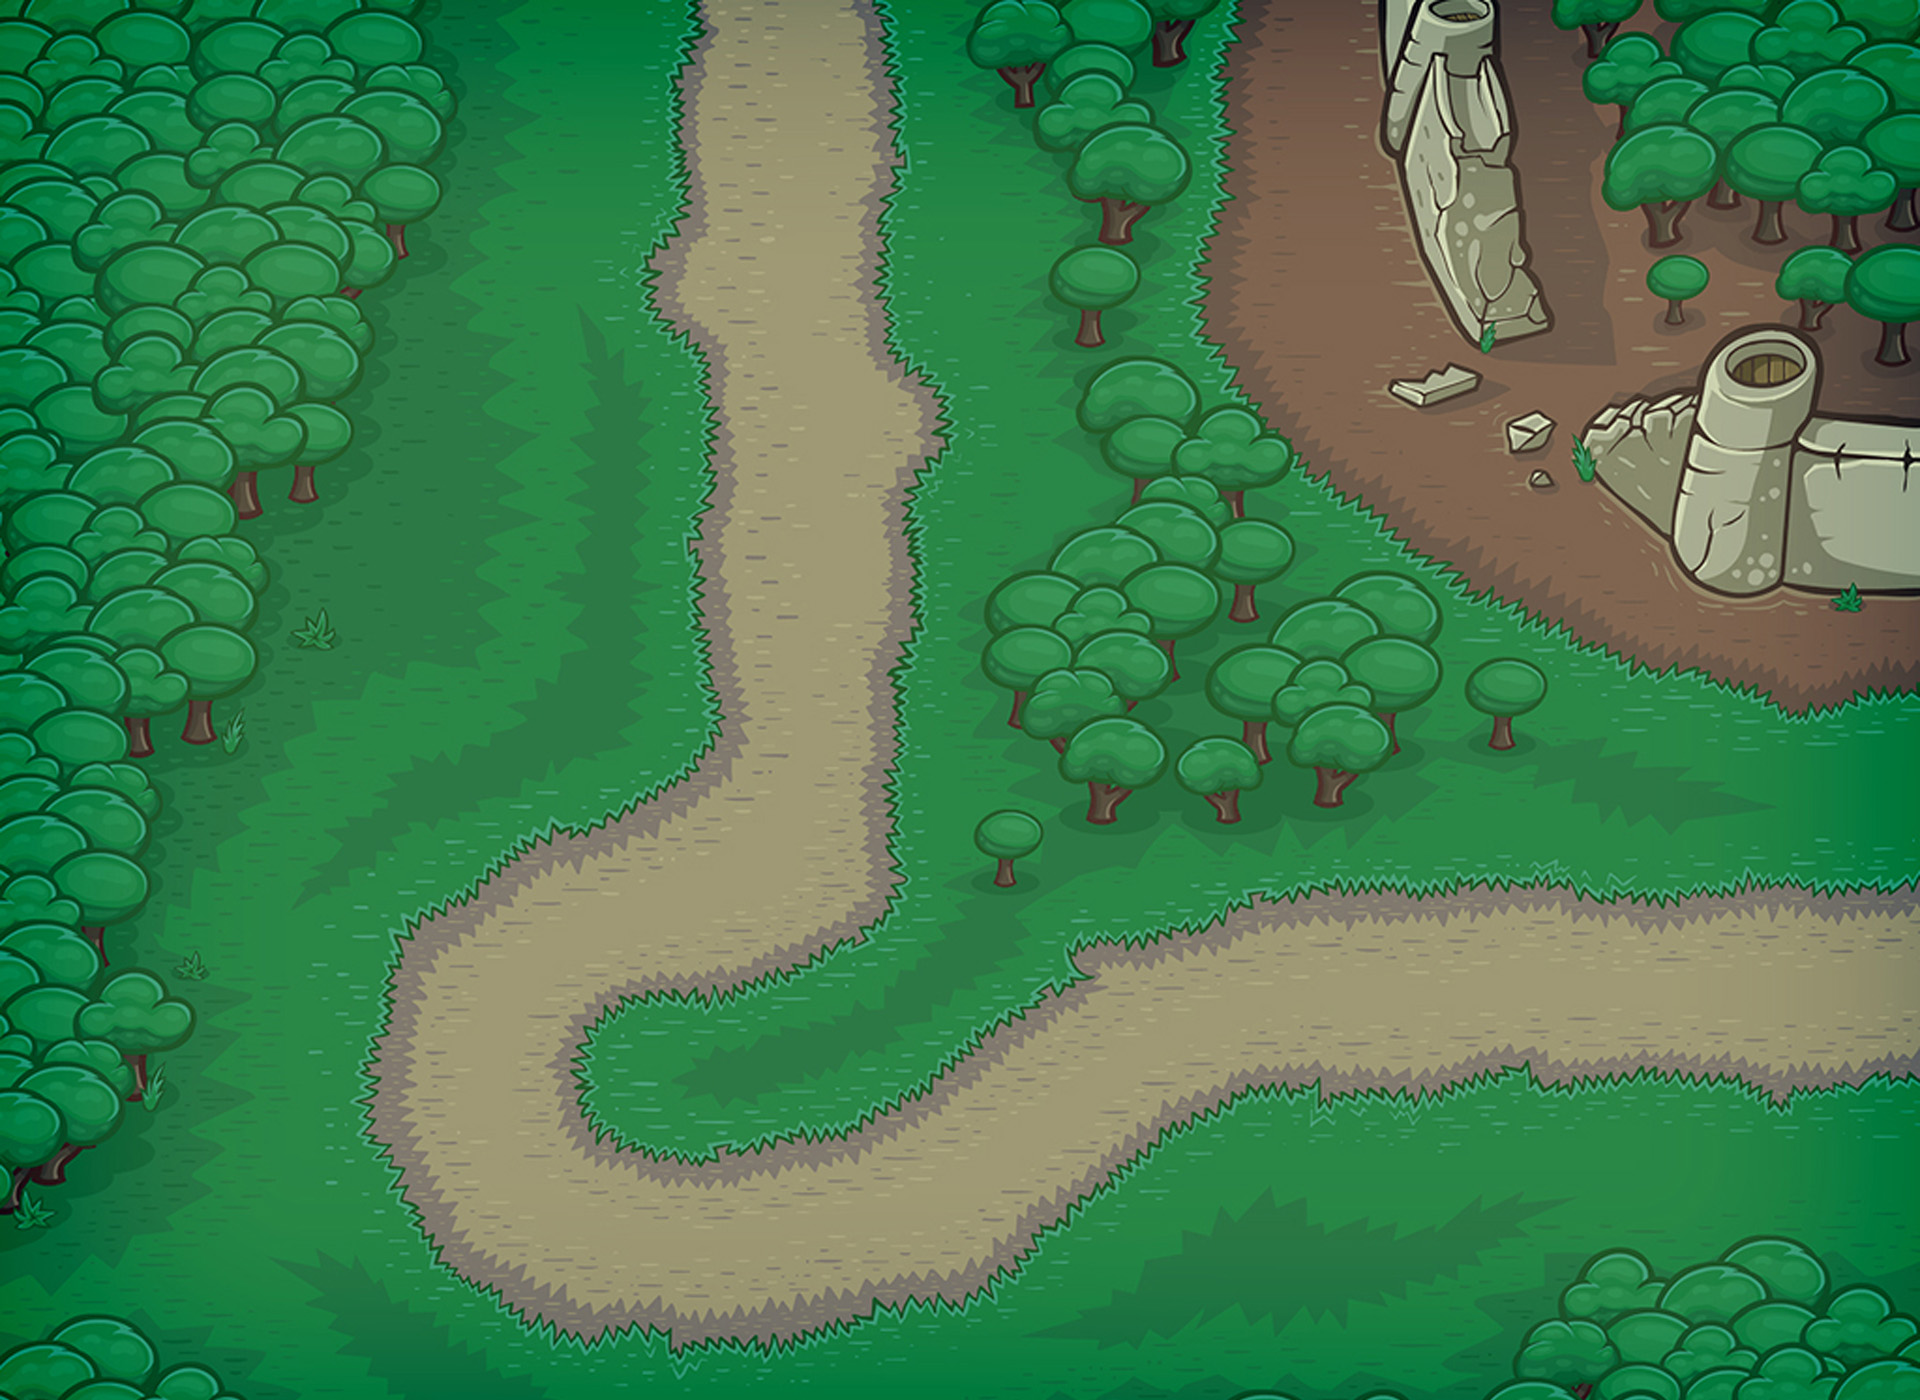

Rendered tile map (Tiled .tmx) drawn with the repository's tilesets; below, a short description and the full map source, tile grids included:
An orthogonal 1x1 tile map with 1920x1400 px tiles, 1 tile layer (map) and 9 objects (111, test, point).

<map version="1.0" orientation="orthogonal" renderorder="right-down" width="1" height="1" tilewidth="1920" tileheight="1400" nextobjectid="12">
 <tileset firstgid="1" name="map2" tilewidth="1920" tileheight="1400" tilecount="1">
  <image source="../images/maps/map2.jpg" width="1920" height="1440" />
 </tileset>
 <layer name="map" width="1" height="1">
  <data encoding="csv">
1
</data>
 </layer>
 <objectgroup name="base">
  <object id="1" x="1000" y="436.364" />
  <object id="2" x="560.606" y="684.848" />
  <object id="3" x="722.303" y="1070.97" />
  <object id="4" x="263.636" y="1254.55" />
  <object id="5" x="1636.36" y="800" />
  <object id="6" x="1633.33" y="1166.67" />
 </objectgroup>
 <objectgroup name="way">
  <object id="7" name="111" x="788" y="-48">
   <polyline points="0,0 16,844 -256,992 -304,1040 -276,1248 -152,1304 108,1272 384,1084 536,1048 1164,1028" />
  </object>
 </objectgroup>
 <objectgroup name="click">
  <object id="10" name="test" x="693.939" y="9.09091">
   <polygon points="0,0 184.848,-3.0303 181.818,212.121 187.879,327.273 209.091,354.545 239.394,396.97 209.091,472.727 200,621.212 190.909,696.97 187.879,848.485 187.879,890.909 139.394,927.273 57.5758,966.667 -48.4848,975.758 -115.152,1003.03 -121.212,1069.7 -115.152,1100 -87.8788,1136.36 -21.2121,1151.52 90.9091,1139.39 196.97,1127.27 387.879,972.727 439.394,930.303 536.364,912.121 593.939,884.848 872.727,881.818 927.273,900 1051.52,884.848 1203.03,884.848 1212.12,1072.73 1121.21,1054.55 1030.3,1063.64 866.667,1060.61 751.515,1060.61 584.848,1069.7 400,1163.64 269.697,1278.79 115.152,1312.12 -84.8485,1321.21 -245.455,1236.36 -315.152,1103.03 -260.606,909.091 -109.091,830.303 12.1212,748.485 30.303,693.939 6.06061,539.394 27.2727,381.818 15.1515,333.333 -48.4848,278.788 -9.09091,215.152 -3.0303,96.9697" />
  </object>
 </objectgroup>
 <objectgroup name="birth">
  <object id="11" name="point" x="789" y="93" />
 </objectgroup>
</map>